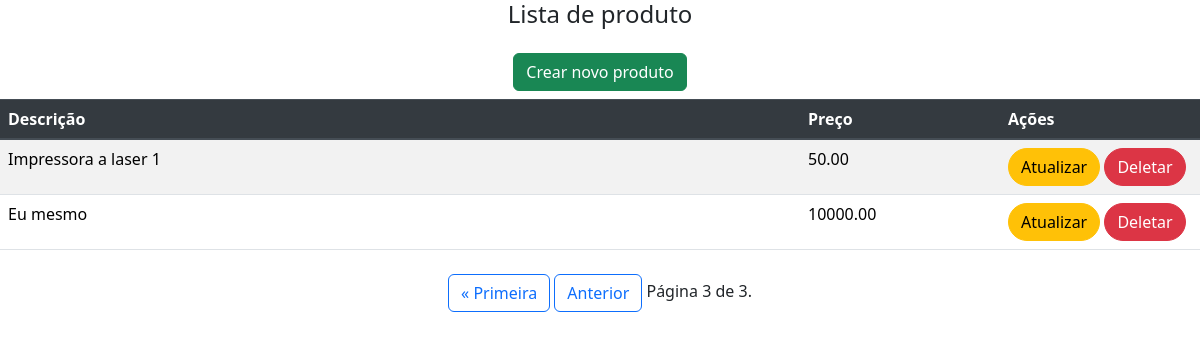
Page /produto_list?page=3 on the committed database.
### app_web/models.py (models this page shows, shortened)
class Produto(models.Model):
    descricao = models.CharField(max_length=255, verbose_name="Descrição")
    preco = models.DecimalField(max_digits=10, decimal_places=2, verbose_name="Preço")

### app_web/views.py (the view)
# urls.py: path('produto_list', views.produtoList, name='produto_list'),
def produtoList(request):
    produtos_list = Produto.objects.all() # busca todos os produtos
    paginator = Paginator(produtos_list, 10) # cria um paginador para 10 produtos por página
    page = request.GET.get('page') # pega o número da página da URL
    produtos = paginator.get_page(page) # busca os produtos da página atual
    return render(request, 'produto_list.html', {'produtos': produtos})

### app_web/templates/produto_list.html (shortened to what this page needs)
{% extends "base.html" %}
{% block content %}
<div class="card-body">
    <h4 class="text-center mb-4">Lista de produto</h4>
    <div class="d-grid gap-2">
        <a type="button" class="btn btn-success mx-auto" href="{%url 'produto_create' %}">Crear novo produto</a>
        <table class="table table-striped">
            <thead class="thead-dark">
                <tr>
                    <th scope="col" colspan>Descrição</th>
                    <th scope="col" colspan="1">Preço</th>
                    <th scope="col" colspan="1">Ações</th>
                </tr>
            </thead>
            <tbody>
                {% for item in produtos %}
                <tr>
                    <td class="col-xs-8 col-sm-8 col-md-8 col-lg-8">{{ item.descricao }}</td>
                    <td class="col-xs-2 col-sm-2 col-md-2 col-lg-2">{{ item.preco }}</td>
                    <td class="col-xs-2 col-sm-2 col-md-2 col-lg-2">
                        <a type="button" class="btn btn-warning rounded-pill" href="{% url 'produto_update' item.id %}">Atualizar</a>
                        <a type="button" class="btn btn-danger rounded-pill" href="{% url 'produto_delete' item.id %}">Deletar</a>
                    </td>
                </tr>
                {% endfor %}
            </tbody>
        </table>
        <div class="pagination mx-auto">
            <span class="step-links">
                {% if produtos.has_previous %}
                    <a class="btn btn-outline-primary" href="?page=1">&laquo; Primeira</a>
                    <a class="btn btn-outline-primary" href="?page={{ produtos.previous_page_number }}">Anterior</a>
                {% endif %}
                <span class="current">
                    Página {{ produtos.number }} de {{ produtos.paginator.num_pages }}.
                </span>
            </span>
        </div>
    </div>
</div>
{% endblock %}

### rows in the picture
Produto: descricao "Impressora a laser 1", preco "50.00"
Produto: descricao "Eu mesmo", preco "10000.00"

### other values in the picture
{{ produtos.number }} "3"
{{ produtos.paginator.num_pages }} "3"
